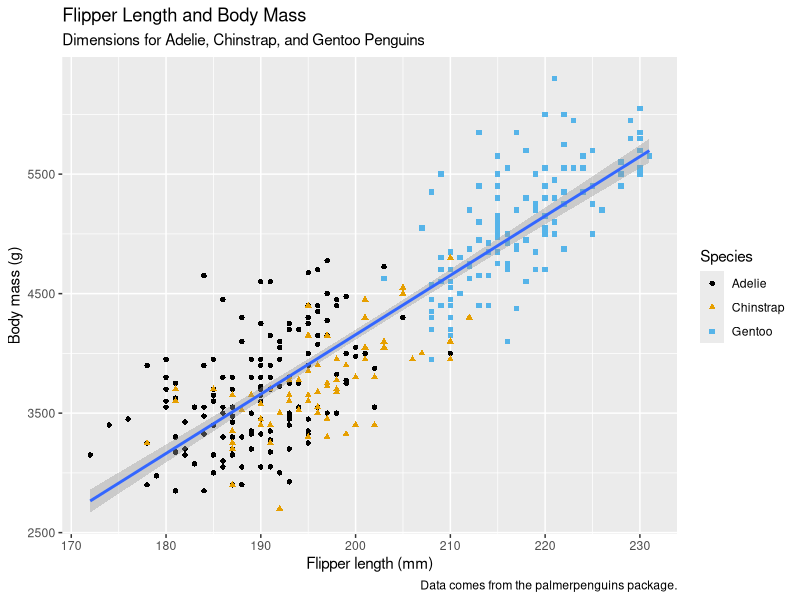
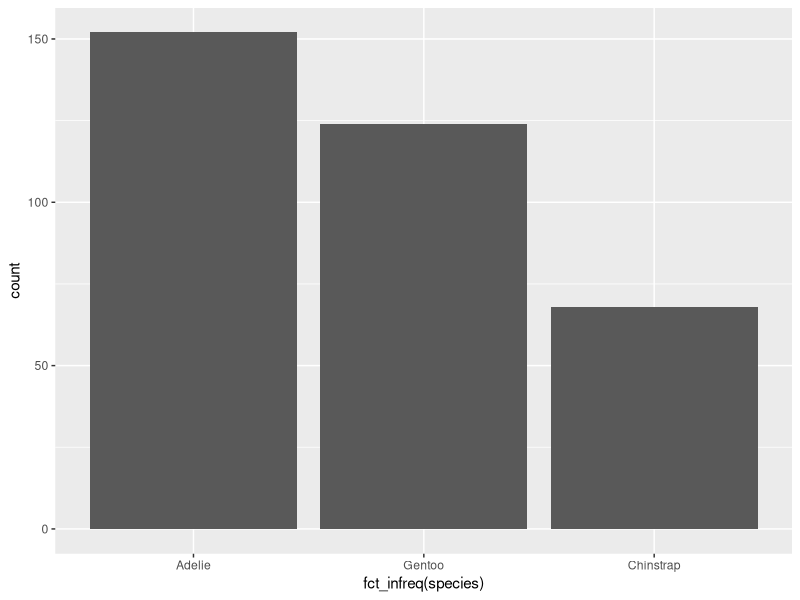
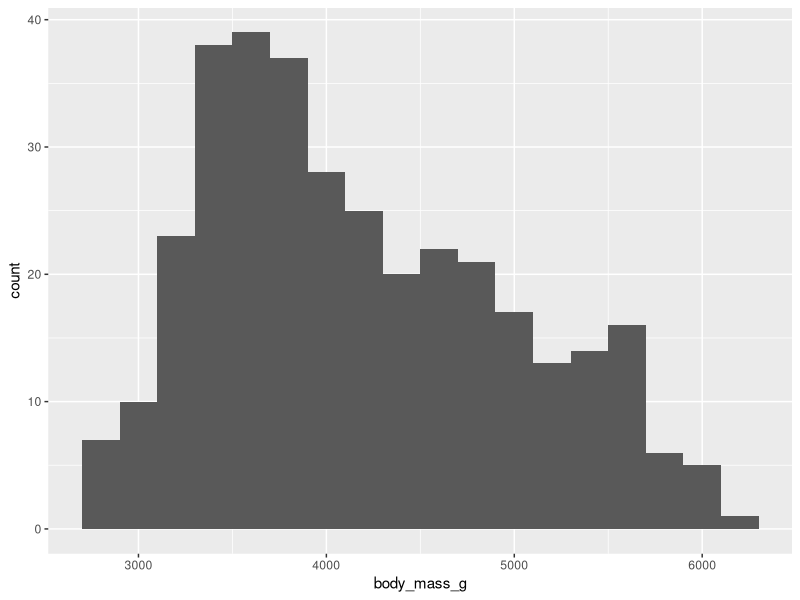
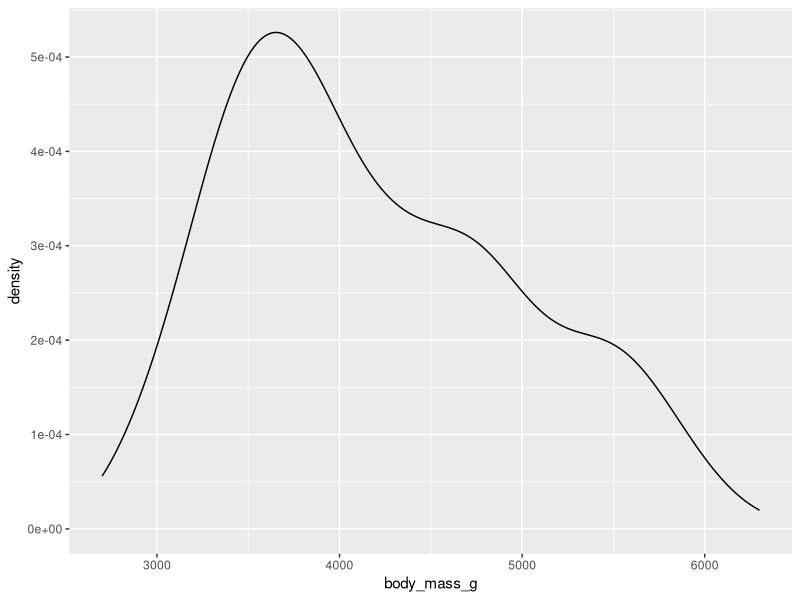
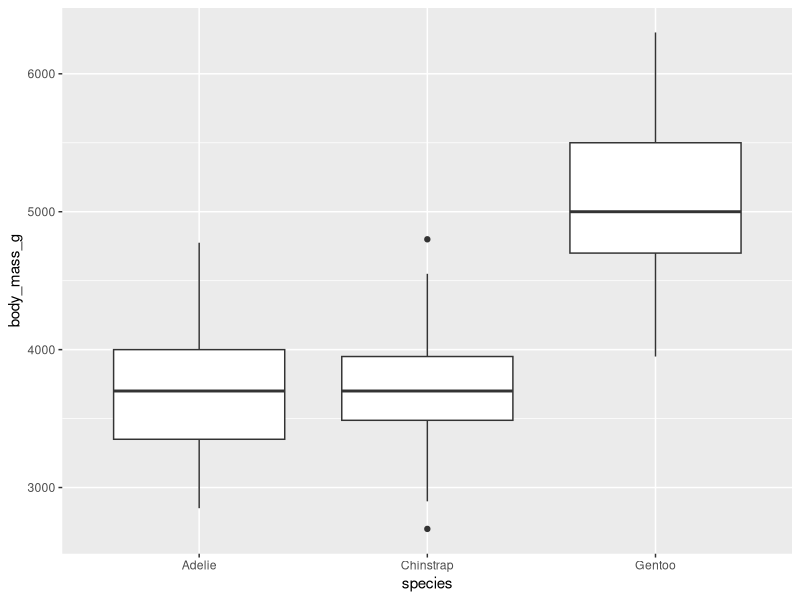
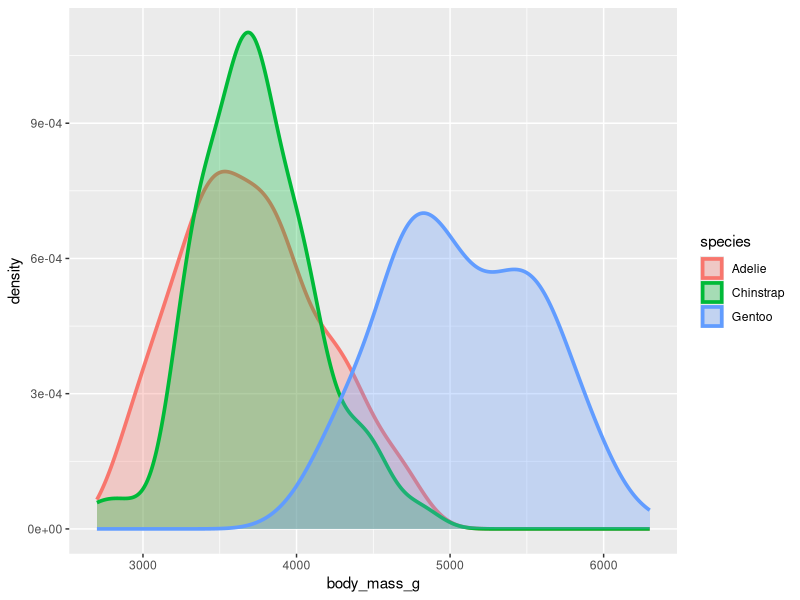
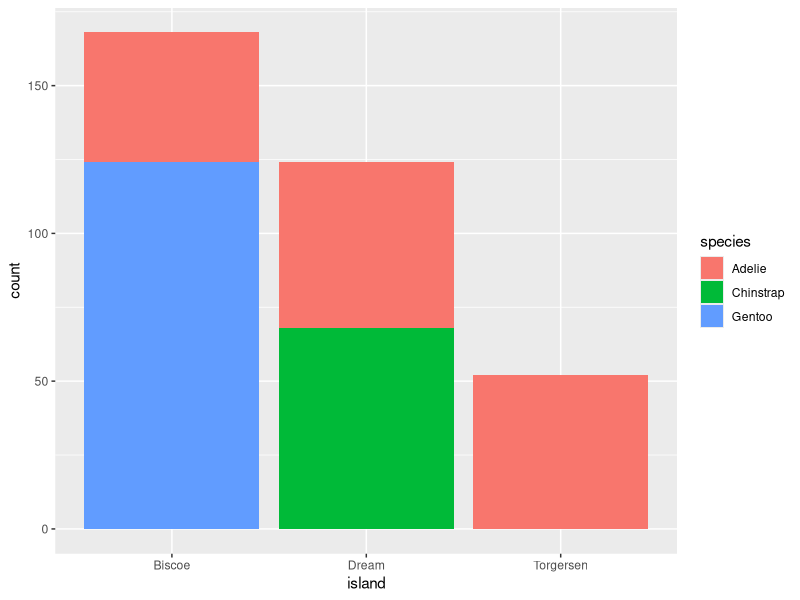
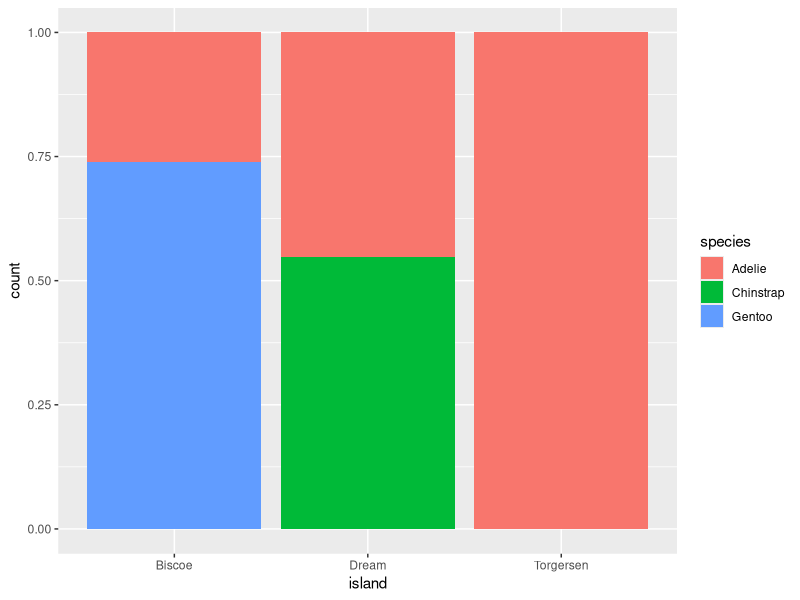

Source code (R) for these figures, in order:
# install libraries for chapter
library(tidyverse)
library(palmerpenguins)
library(ggthemes)

# basic first glance at dataset
penguins # print first 10 rows of the data set
glimpse(penguins) # print column names and first several values of each
?penguins # helpful breakdown of the dataset


# comparing two numerical variables and a categorical variable
penguins |>
  ggplot(mapping = aes(x = flipper_length_mm, y = body_mass_g)) +
  geom_point(mapping = aes(color = species, shape = species)) +
  geom_smooth(method = "lm") +
  labs(
    title = "Flipper Length and Body Mass",
    subtitle = "Dimensions for Adelie, Chinstrap, and Gentoo Penguins",
    x = "Flipper length (mm)", y = "Body mass (g)",
    color = "Species", shape = "Species",
    caption = "Data comes from the palmerpenguins package."
  ) +
  scale_color_colorblind()



# plotting counts of a categorical variable
penguins |>
  ggplot(mapping = aes(x = fct_infreq(species))) +
  geom_bar()


# plotting distributions of a numerical variable
penguins |>
  ggplot(mapping = aes(x = body_mass_g)) +
  geom_histogram(binwidth = 200)

penguins |>
  ggplot(mapping = aes(x = body_mass_g)) +
  geom_density()


# comparing a categorical and a numeric variable
penguins |>
  ggplot(mapping = aes(x = species, y = body_mass_g)) +
  geom_boxplot()

penguins |>
  ggplot(mapping = aes(x = body_mass_g, color = species, fill = species)) +
  geom_density(linewidth = 1.25, alpha = 0.3)


# comparing two categorical variables
penguins |>
  ggplot(mapping = aes(x = island, fill = species)) +
  geom_bar()

penguins |>
  ggplot(mapping = aes(x = island, fill = species)) +
  geom_bar(position = "fill")


# comparing two numerical and two categorical variables
# using facet_wrap for readability
penguins |>
  ggplot(mapping = aes(x = flipper_length_mm, y = body_mass_g)) +
  geom_point(aes(color = species, shape = species)) +
  facet_wrap(~island)

# saves the most recently created plot to disk
ggsave(filename = "penguin-plot.png")









# Exercises
penguins |>
  ggplot(mapping = aes(x = bill_depth_mm, y = bill_length_mm)) +
  geom_point()

penguins |>
  ggplot(mapping = aes(x = species, y = bill_depth_mm)) +
  geom_point()

penguins |>
  ggplot(mapping = aes(x = flipper_length_mm, y = body_mass_g)) +
  geom_point(mapping = aes(color = bill_depth_mm, shape = species)) +
  geom_smooth(method = "glm") +
  labs(
    title = "Flipper Length and Body Mass",
    subtitle = "Dimensions for Adelie, Chinstrap, and Gentoo Penguins",
    x = "Flipper length (mm)", y = "Body mass (g)",
    color = "Bill Depth", shape = "Species",
    caption = "Data comes from the palmerpenguins package."
  )

ggplot(penguins, aes(x = species)) +
  geom_bar(color = "red")

ggplot(penguins, aes(x = species)) +
  geom_bar(fill = "red")

diamonds |>
  ggplot(mapping = aes(x = carat)) +
  geom_density()

diamonds |>
  ggplot(mapping = aes(x = carat)) +
  geom_histogram(binwidth = 0.25, fill = "darkblue")
